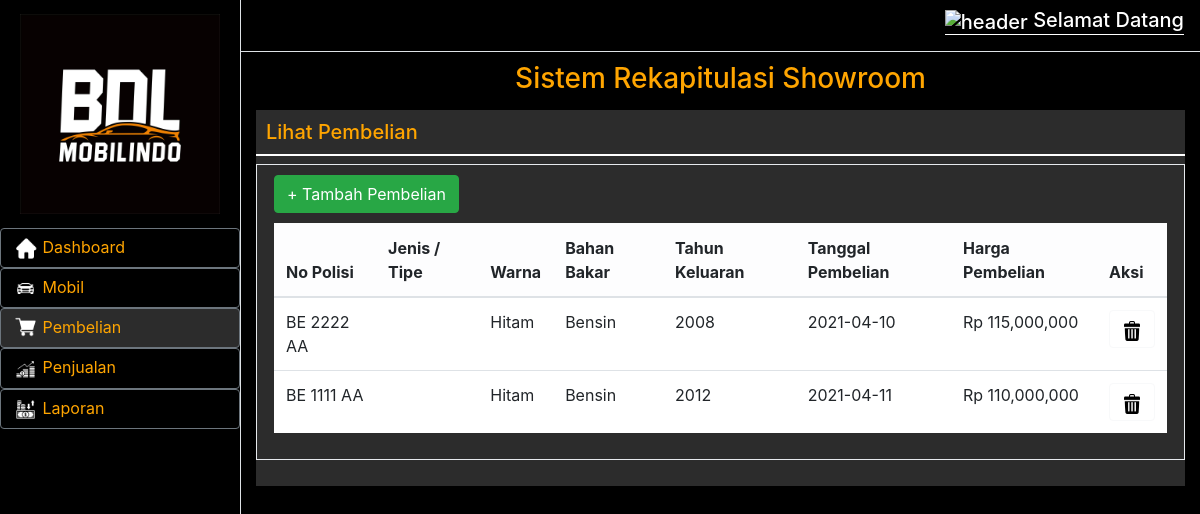
Page /index.php/auth/lihatpembelian on the earlier database version.
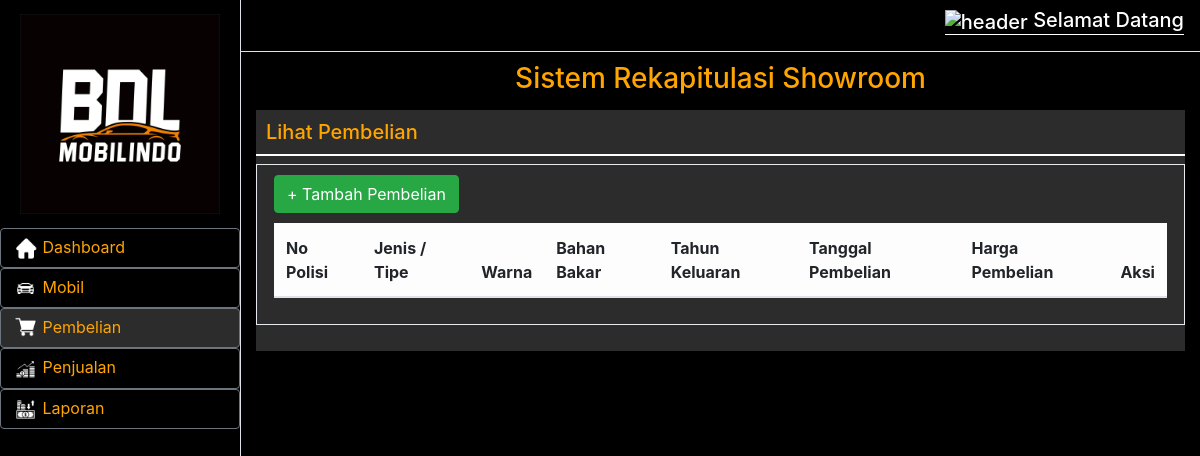
Same page on the later database version.
### tables this page shows
CREATE TABLE `pembelian` (
  `id_beli` int(5) NOT NULL,
  `tgl_beli` date NOT NULL,
  `no_polis` varchar(30) NOT NULL,
  `jenis_typr` varchar(30) NOT NULL,
  `warna` varchar(30) NOT NULL,
  `bahan_bakar` varchar(30) NOT NULL,
  `tahun_keluaran` int(5) NOT NULL,
  `harga_beli` int(30) NOT NULL
);

### application/controllers/Auth.php (called while the page is built, shortened)
<?php
class Auth extends CI_Controller
{
    public function __construct()
    {
        $this->load->library('form_validation');
        $this->load->model('model_mobil');
        $this->load->model('model_pembelian');
        $this->load->model('model_penjualan');
    }
    public function lihatpembelian()
    {
        $data = array(
            'title' => 'Data Mobil',
            'data_pembelian' => $this->model_pembelian->tabel_pembelian()
        );
        $this->load->view('lihat-pembelian', $data);
    }
}

### index.php (called while the page is built, shortened)
<?php
require_once BASEPATH.'core/CodeIgniter.php';

### application/models/Model_pembelian.php (called while the page is built, shortened)
<?php
class model_pembelian extends CI_Model
{
    public function tabel_pembelian()
    {
        $query = $this->db->order_by('id_beli', 'DESC')->get('pembelian');
        return $query->result();
    }
}

### application/views/lihat-pembelian.php (the view, shortened to what the changed rows need)
<!DOCTYPE html>
<html>
<head>
    <link href="assets/vendor/bootstrap/css/bootstrap.min.css" rel="stylesheet">
    <link href="assets/css/lihat-mobil.css" rel="stylesheet">
</head>
<body>
    <div class="d-flex" id="wrapper">
        <div id="page-content-wrapper">
            <div class="container-fluid">
                <form action="<?php echo base_url('Auth/AksiBeli') ?>" method="post">
                    <div class="card-wrapper pb-3">
                        <div class="x_panel">
                            <table class="table">
                                <thead class="table-light">
                                    <tr>
                                        <th>No Polisi</th>
                                        <th>Jenis / Tipe</th>
                                        <th>Warna</th>
                                        <th>Bahan Bakar</th>
                                        <th>Tahun Keluaran</th>
                                        <th>Tanggal Pembelian</th>
                                        <th>Harga Pembelian</th>
                                        <th>Aksi</th>
                                    </tr>
                                </thead>
                                <tbody>
                                    <?php foreach ($data_pembelian  as $mobil) { ?>
                                        <tr>
                                            <td><?php echo $mobil->no_polis ?></td>
                                            <td><?php echo $mobil->jenis_typr ?></td>
                                            <td><?php echo $mobil->warna ?></td>
                                            <td><?php echo $mobil->bahan_bakar ?></td>
                                            <td><?php echo $mobil->tahun_keluaran ?></td>
                                            <td><?php echo $mobil->tgl_beli ?></td>
                                            <td>Rp <?php echo number_format($mobil->harga_beli) ?></td>
                                            <td style=" text-align: center;">
                                                <button type="button" class="btn btn-light btn-xs" data-toggle="modal" data-target="#exampleModalCenter" id="btnaksi">
                                                <img src="assets/img/trash.png" style="width: 20px;">
                                                </button>
                                                </td>
                                        </tr>
                                    <?php } ?>
                                </tbody>
                            </table>
                        </div>
                    </div>
            </div>
</body>
</html>

Differences in the rows shown:
removed pembelian: no_polis "BE 2222 AA", warna "Hitam", bahan_bakar "Bensin", tahun_keluaran "2008", tgl_beli "2021-04-10", harga_beli "115,000,000"
removed pembelian: no_polis "BE 1111 AA", warna "Hitam", bahan_bakar "Bensin", tahun_keluaran "2012", tgl_beli "2021-04-11", harga_beli "110,000,000"
